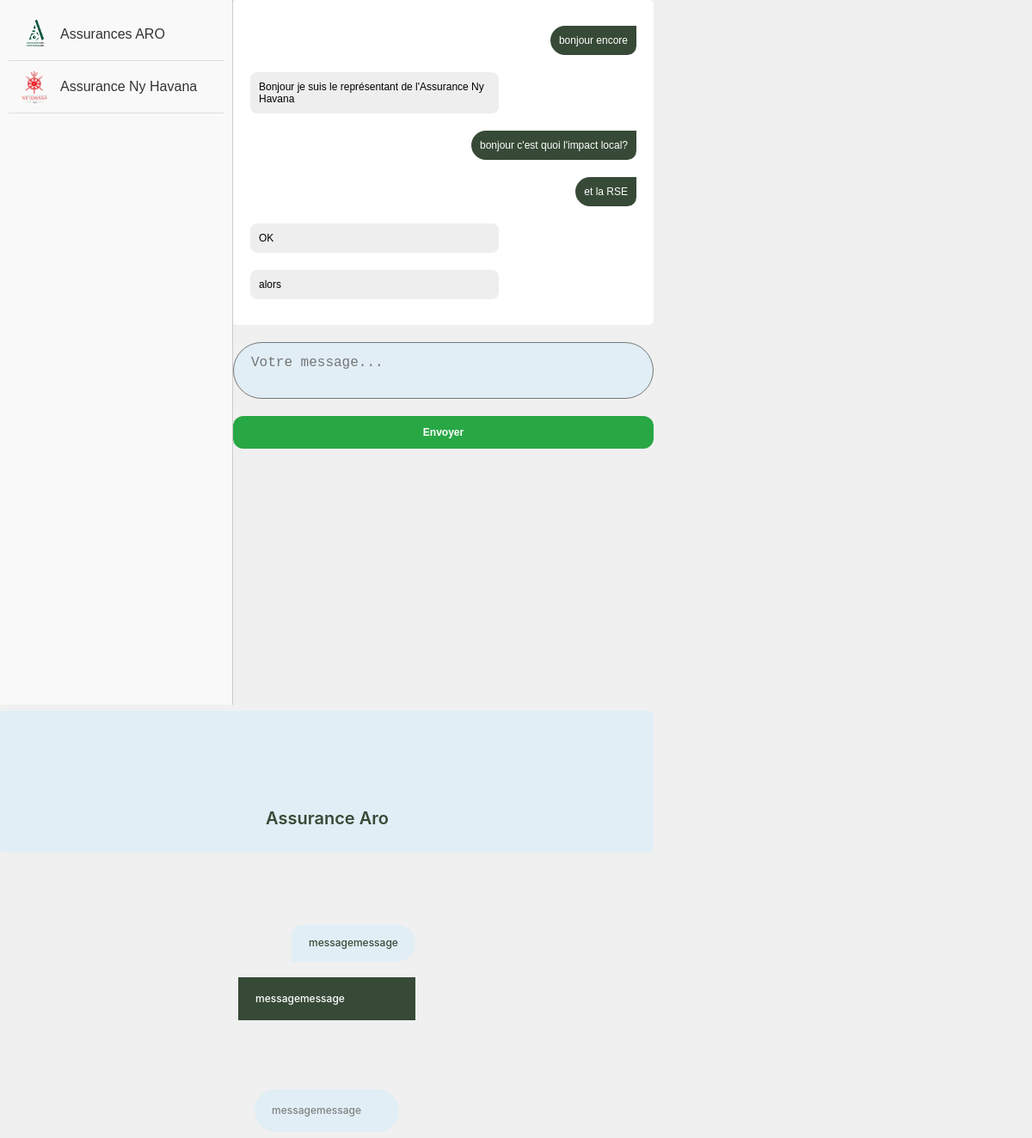
The page /homechat.php?id_assurance=2 (signed in) on the database its author committed.
### tables this page shows
CREATE TABLE `assurances` (
  `id_assurances` int(11) NOT NULL,
  `nom` varchar(20) NOT NULL,
  `email` varchar(20) NOT NULL,
  `mdp` varchar(20) NOT NULL,
  `image` varchar(50) NOT NULL,
  `rse_fort` int(11) DEFAULT 0,
  `rse_faible` int(11) DEFAULT 0,
  `capital_humain_fort` int(11) DEFAULT 0,
  `capital_humain_faible` int(11) DEFAULT 0,
  `experience_client_fort` int(11) DEFAULT 0,
  `experience_client_faible` int(11) DEFAULT 0,
  `impact_local_fort` int(11) DEFAULT 0,
  `impact_local_faible` int(11) DEFAULT 0,
  `description` text DEFAULT NULL,
  `services` text DEFAULT NULL
);

CREATE TABLE `messages` (
  `id` int(11) NOT NULL,
  `expediteur_id` int(11) NOT NULL,
  `expediteur_type` enum('user','assurance') NOT NULL,
  `destinataire_id` int(11) NOT NULL,
  `destinataire_type` enum('user','assurance') NOT NULL,
  `contenu` text NOT NULL,
  `date_envoi` datetime DEFAULT current_timestamp(),
  `message` text NOT NULL
);

### navchat.php (the view)
<link rel="stylesheet" href="./css/navchat.css">
<?php
$query = $bdd->prepare("
    SELECT DISTINCT a.id_assurances, a.nom, a.image
    FROM messages m
    JOIN assurances a ON
        (m.expediteur_type = 'assurance' AND m.expediteur_id = a.id_assurances)
        OR
        (m.destinataire_type = 'assurance' AND m.destinataire_id = a.id_assurances)
    WHERE
        (m.expediteur_id = ? AND m.expediteur_type = 'user')
        OR
        (m.destinataire_id = ? AND m.destinataire_type = 'user')
");
$query->execute([$id_user, $id_user]);
$assurances = $query->fetchAll();
?>
<div class="sidebar">
    <?php foreach ($assurances as $assurance): ?>
        <a class="contact" href="homechat.php?id_assurance=<?= $assurance['id_assurances'] ?>">
            <img src="<?= $assurance['image'] ?>" class="contact-img" alt="<?= $assurance['nom'] ?>">
            <div class="contact-name"><?= $assurance['nom'] ?></div>
        </a>
    <?php endforeach; ?>
</div>

### discussion.php (shortened to what this page needs)
<?php
$query = $bdd->prepare("
    SELECT * FROM messages
    WHERE
        (expediteur_id = ? AND expediteur_type = 'user' AND destinataire_id = ? AND destinataire_type = 'assurance')
        OR
        (expediteur_id = ? AND expediteur_type = 'assurance' AND destinataire_id = ? AND destinataire_type = 'user')
    ORDER BY date_envoi ASC
");
$query->execute([$id_user, $id_assurance, $id_assurance, $id_user]);
$messages = $query->fetchAll();
?>
<div class="chat-box">
    <?php foreach ($messages as $msg): ?>
        <div class="<?= ($msg['expediteur_type'] == 'user') ? 'msg-right' : 'msg-left' ?>">
            <?= htmlspecialchars($msg['message']) ?>
        </div>
    <?php endforeach; ?>
</div>
<form action="envoyer_message.php" method="post">
    <textarea name="message" placeholder="Votre message..." class="group-3"></textarea>
    <button type="submit">Envoyer</button>
</form>
<body>
    <div class="main-container">
      <div class="pseudo-discution">
        <div class="text">
          <div class="profile"></div>
          <span class="assurance-aro">Assurance Aro</span>
        </div>
      </div>
      <div class="group">
        <div class="wrapper">
          <div class="wrapper-2">
            <div class="img"></div>
            <div class="section-2">
              <span class="text-2">messagemessage</span>
            </div>
          </div>
        </div>
        <div class="section-3">
          <div class="group-2">
            <div class="box-2"><span class="text-3">messagemessage</span></div>
            <div class="img-2"></div>
          </div>
        </div>
      </div>
      <div class="group-3">
        <span class="text-4">messagemessage</span>
        <div class="img-3"></div>
      </div>
    </div>

### rows shown on the page
assurances: image (picture), nom "Assurances ARO"
assurances: image (picture), nom "Assurance Ny Havana"
messages: message "bonjour encore"
messages: message "Bonjour je suis le représentant de l'Assurance Ny Havana"
messages: message "bonjour c'est quoi l'impact local?"
messages: message "et la RSE"
messages: message "OK"
messages: message "alors"
